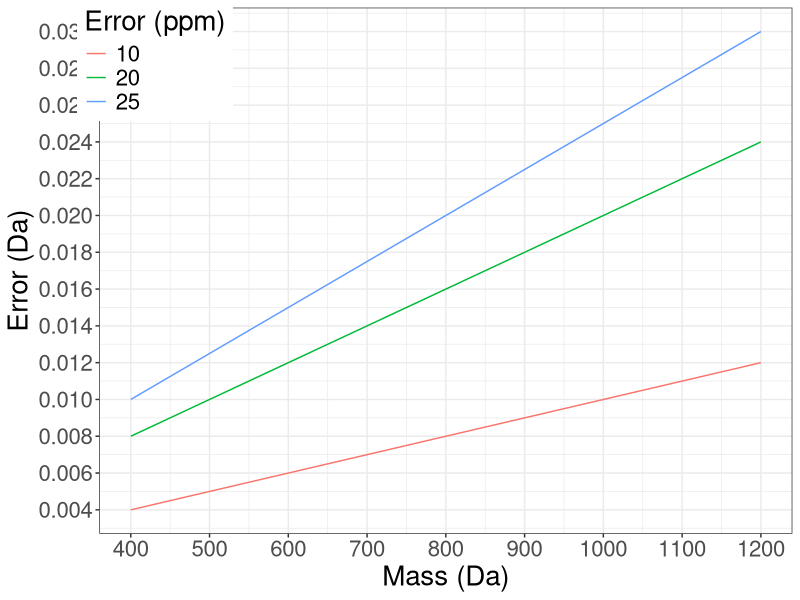

Recreate this plot in R.
# Calculate the error in Da for a given mass and error in ppm
library(ggplot2)

ppm_to_da <- function(error_ppm, theoretical_mass) {
  error_da <- theoretical_mass / ((1 / error_ppm) * 1000000)
  return(error_da)
}

flatten <- function(l) {
  return(unlist(l))
}

generate_df <- function(masses, errors) {
  mass_error <- data.frame(Mass = rep(masses, each = length(errors)),
                           Error.ppm = rep(errors, times = length(masses)))
  mass_error$Error.Da <- sapply(1:nrow(mass_error), function(i) {
    ppm_to_da(mass_error$Error.ppm[i], mass_error$Mass[i])
  })
  return(mass_error)
}

masses <- c(400, 1200)
errors <- c(10, 20, 25)

mass_error <- generate_df(masses, errors)

ggplot(mass_error, 
    aes(x = Mass, y = Error.Da, color = factor(Error.ppm))) +
  geom_line() +
  theme_bw() +
  ylim(0, 0.03) +
  labs(x = "Mass (Da)", y = "Error (Da)", color = "Error (ppm)") +
  scale_y_continuous(breaks = seq(0, 0.03, 0.002)) +
  scale_x_continuous(breaks = seq(0, 1200, 100)) +
  theme(legend.position = c(0.08, 0.9),
        text = element_text(size = 20))
